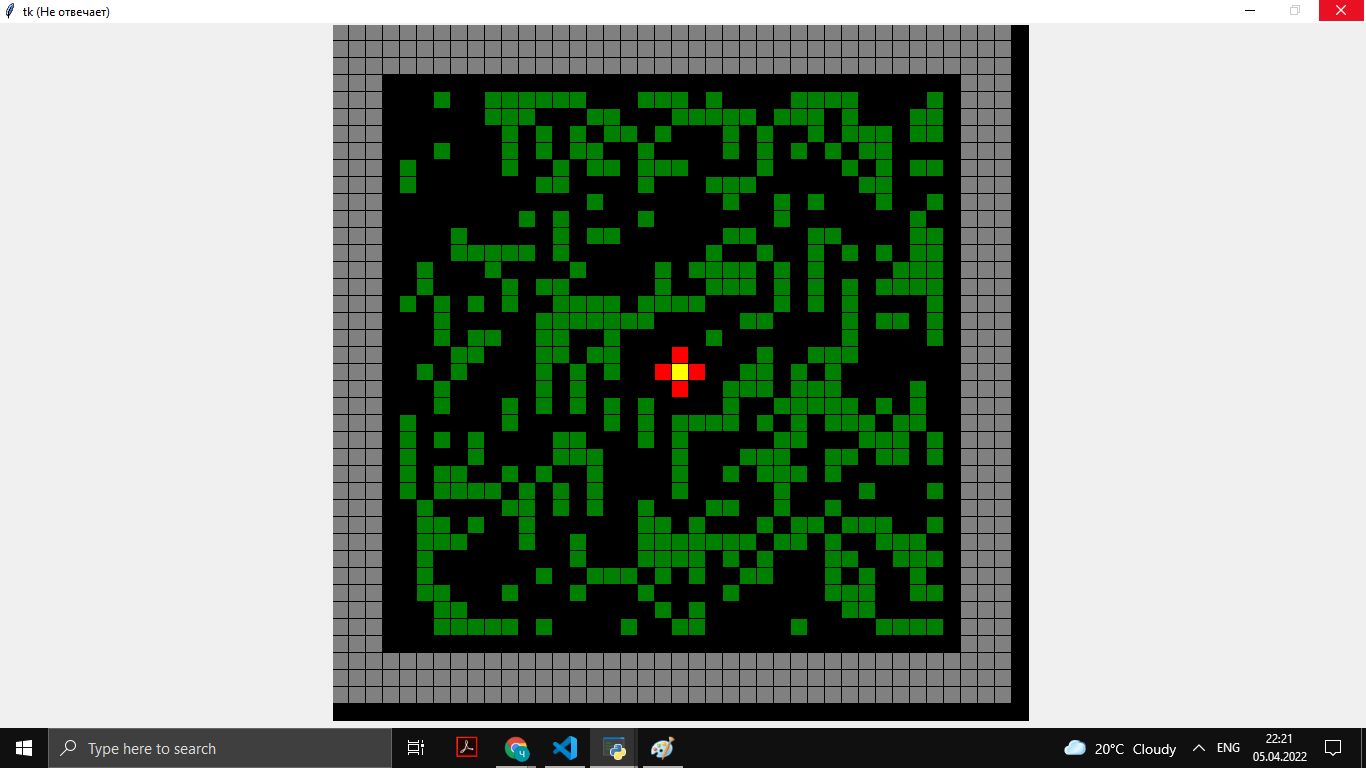

Write the Python code that produced this figure.
from tkinter import *
from time import sleep
import random
from turtle import heading
 
class Field:
    def __init__(self, c, n, m, width, height):
        '''
       c - canvas instance
       n - number of rows
       m - number of columns
       width - width of game field in pixels
       height - width of game field in pixels'''
        self.c = c
        self.a = []
        self.n = n + 2
        self.m = m + 2
        self.width = width
        self.height = height
        self.count = 0
        for i in range(self.n):
            self.a.append([])
            for j in range(self.m):
                #creating borders
                if i == 0 or i == 1 or i == 2 or i == 3 or i == self.n - 2  or i == self.n - 3 or i == self.n - 4 or j == 0 or j == 1 or j == 2 or j == 3 or j == self.m - 2 or j == self.m - 3 or j == self.m - 4  or j == self.m or i == self.n:
                    self.a[i].append(2)
                # self.a[i].append(choice([0, 1]))
                elif i == self.n / 2 and j == self.m / 2:
                    self.a[i].append(3)
                elif  ((i == (self.n / 2 - 1) or i == (self.n / 2 + 1)) and (j == self.m / 2)) or ((i == self.n / 2) and (j == (self.m / 2 - 1) or j == (self.m / 2 + 1))):
                    self.a[i].append(4)
                else:
                    self.a[i].append(random.randrange(0,  2))
        
        self.draw()
   
    def step(self):
        b = []
        for i in range(self.n):
            b.append([])
            for j in range(self.m):
                    b[i].append(0)
       
        for i in range(1, self.n - 1):
            for j in range(1, self.m - 1):
                neib_sum = self.a[i - 1][j - 1] + self.a[i - 1][j] + self.a[i - 1][j + 1] + self.a[i][j - 1] + self.a[i - 1][j + 1] + self.a[i + 1][j - 1] + self.a[i + 1][j] + self.a[i + 1][j + 1]
                if self.a[i][j] == 2:
                    b[i][j] = 2
                elif self.a[i][j] == 3:
                    b[i][j] = 3
                elif self.a[i][j] == 4:
                    b[i][j] = 4
                elif neib_sum < 2 or neib_sum > 3:
                    b[i][j] = 0
                elif neib_sum == 3 or neib_sum == 2:
                    b[i][j] = 1
                else:
                    b[i][j] = self.a[i][j]
       
        self.a = b
 
 
    def print_field(self):
        for i in range(self.n):
            for j in range(self.m):
                print(self.a[i][j], end="")
            print()
 
    def draw(self):
        '''
       draw each element of matrix as a rectangle with white background and wall rectangle should have dark grey background
       '''
        color = "grey"
        sizen = self.width // (self.n - 2)
        sizem = self.height // (self.m - 2)
        for i in range(self.n):
            for j in range(self.m):
                if (self.a[i][j] == 2):
                    color = "grey"
                elif (self.a[i][j] == 3):
                    color = 'yellow'
                elif (self.a[i][j] == 4):
                    color = 'red'
                elif (self.a[i][j] == 1):
                    color = "green"
                else:
                    color = "black"
                self.c.create_rectangle((i-1) * sizen, (j-1) * sizem, (i) * sizen, (j) * sizem, fill=color)
        self.step()
        self.c.after(500, self.draw)
 
class Player:
    def __init__(self, c, x, y, size, color="RED"):
        self.x = x
        self.y = y
        self.size = size
        self.color = color
        self.c = c
        self.body = self.c.create_oval(self.x - self.size / 2,
        self.y - self.size / 2,
        self.x + self.size / 2,
        self.y + self.size / 2,
        fill=self.color)
 
    def moveto(self, x, y):
        self.mx = x
        self.my = y
        self.dx = (self.mx - self.x) / 50
        self.dy = (self.my - self.y) / 50
        self.draw()
 
    def draw(self):
 
        self.x += self.dx
        self.y += self.dy
        self.c.move(self.body, self.dx, self.dy)
 
        print(abs(self.x))
        if abs(self.mx - self.x) > 2:
            self.c.after(100, self.draw)
 
 
    def distance(self, x, y):
        return ((self.x - x)**2 + (self.y - y)**2) ** 0.5
 
root = Tk()
root.geometry("700x700")
c = Canvas(root, width=700, height=700)
c.pack()
 
f = Field(c, 40, 40, 700, 700)
f.print_field()
 
'''
p1 = Player(c, 25, 25, 20, "GREEN")
p2 = Player(c, 375, 25, 20, "RED")
 
p1.moveto(150, 200)
p2.moveto(200, 300)
'''

 
root.mainloop()
# c.create_oval(p.x + 5,p.y + 5,p.x+p.size + 5,p.y+p.size + 5)
